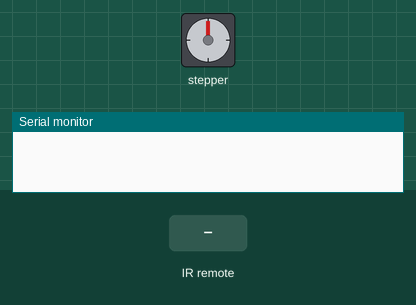
Simulated run of this sketch. Board: Arduino Uno, built with avr-gcc and run on an emulated ATmega328P. Shown: stepper motor, the last lines printed to the serial monitor. The test bench sets the inputs (shaded band). Stepper angles assume 2048 steps per turn.

Above: at 1.2 s.
1.3 s: infrared code 0x9 received
At 1.55 s:
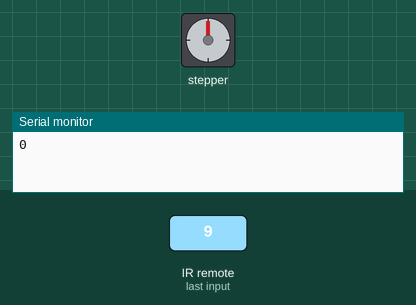
At 2.15 s:
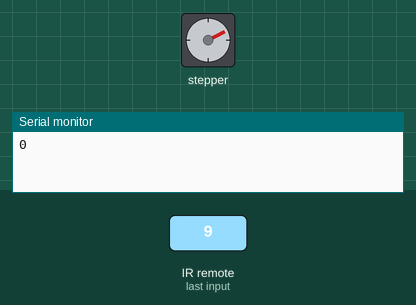
4.3 s: infrared code 0x9 received
At 4.45 s:
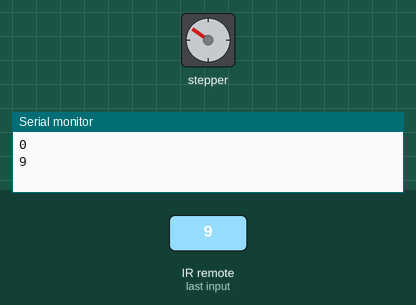
Timing chart, 0 to 19.3 s (numbered marks = the images above; inputs shaded):
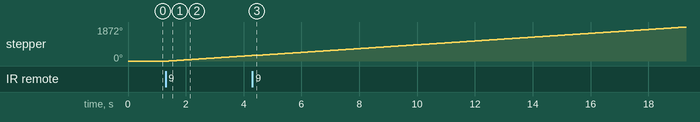

Measured:
- after the input at 1.3 s, stepper: keeps turning clockwise at about 106°/s, starting after 0.11 s

The sketch:

StepperMotorIRemote.ino
```cpp
// Include 2 libraries, Stepper and IR remote:
#include <Stepper.h>
#include <IRremote.h>

// Define the receiver pin to pin 2
#define IR_RECEIVE_PIN 2

//  Give intergers to variables:
int stepsPerRevolution = 2048;
int motSpeed = 20;
int IN1 = 8;
int IN2 = 9;
int IN3 = 10;
int IN4 = 11;

// Enable pins to work with the motor:
Stepper mystepper(stepsPerRevolution, 8,10,9,11);

void setup() {
  // put your setup code here, to run once:
  Serial.begin(9600);                                         // start the Serial monitor
  mystepper.setSpeed(motSpeed);                               // Setting a speed to the motor
  IrReceiver.begin(IR_RECEIVE_PIN, ENABLE_LED_FEEDBACK);      // Start the pin for IR receiving
}

void loop() {
  // put your main code here, to run repeatedly:

const int command = IrReceiver.decodedIRData.command;         // give an interger for command to decode the buttons when pressed

// If the IR receiver receives data, it will decode this data
if (IrReceiver.decode()) {

    Serial.println(command);    // this will print the value of the data
    delay(100);                 // adding a pause to the program to read the data
    IrReceiver.resume();        // Resume the ir reciever to recieve
  }
  // If the IR remote is pressed on play/pause, it will stop the program
if (command == 21) {
  // This will stop the program
  mystepper.step(0);
}
  // If the IR remote is pressed on down, it will turn clockwise
if (command == 9) {
  // This will spin clockwise
  mystepper.step(1);
}
  // If the IR remote is pressed on up, it will turn counter clockwise
if (command == 7) {
  // This will spin counter clockwise
  mystepper.step(-1);

}
}
```
